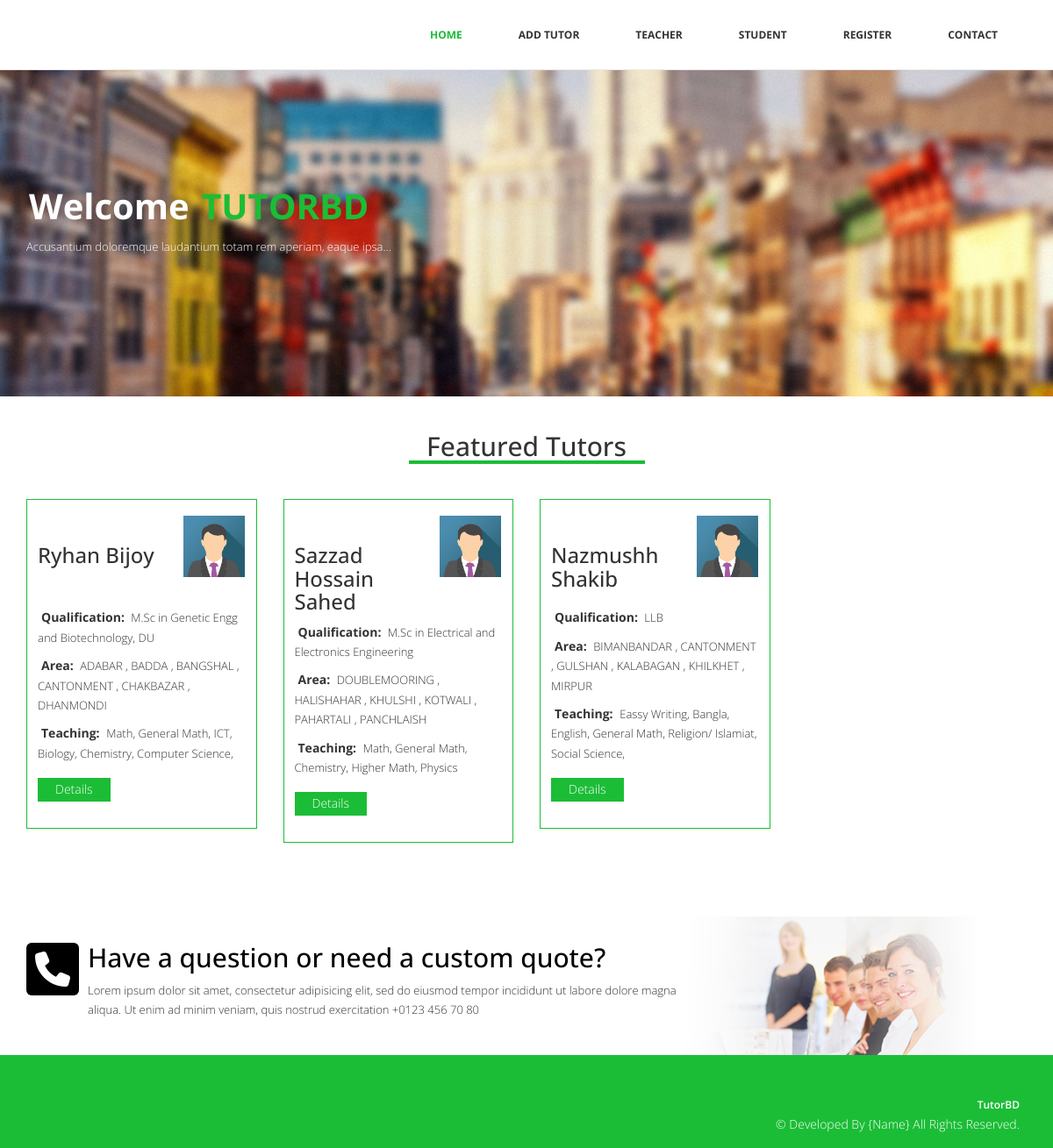
The page / on the database its author committed.
### tables this page shows
CREATE TABLE `add_tutor` (
  `id` int(6) NOT NULL,
  `name` varchar(200) NOT NULL,
  `qualification` varchar(200) NOT NULL,
  `teaching_sub` varchar(200) NOT NULL,
  `are` varchar(200) NOT NULL,
  `img` varchar(50) NOT NULL,
  `mobile` varchar(11) NOT NULL,
  `email` varchar(50) NOT NULL
);

### index.php (the view)
<?php include("header.php"); ?>
  <section id="main-slider" class="no-margin">
    <div class="container">
                <div class="slogan">
                  <h2 >Welcome <span>TUTORBD</span></h2>
                  <p>Accusantium doloremque laudantium totam rem aperiam, eaque ipsa...</p>
                </div>
              </div>
  </section>
<section id="tutorlist">
<div class="container">
	<div class="row">
	<h2> Featured Tutors</h2>
	<?php
	include("inc/constant.php");
	$sql = "SELECT *  FROM add_tutor";
	$result = $conn->query($sql);
	 if ($result->num_rows > 0) {
	while($row = $result->fetch_assoc()) {?>
		<div class="col-md-3">
		<div class="single-tutor">
		<div class="tutor-are">
				<div class="tutor-iteam"><h3><?php echo $row["name"] ?></h3></div>
				<div class="tutor-img"><h3><img src="images/img_avatar.png" alt="" /></h3></div>
		</div>
			<p><span>Qualification:</span> <?php echo $row["qualification"] ?></p>
			<p><span>Area:</span> <?php echo $row["are"] ?></p>
			<p><span>Teaching: </span><?php echo $row["teaching_sub"] ?></p>
			<a href="">Details</a>
		</div>
		</div>
		<?php 	}
										} ?>
	</div>
</div>
</section>
  <section id="conatcat-info">
    <div class="container">
      <div class="row">
        <div class="col-sm-8">
          <div class="media contact-info wow fadeInDown" data-wow-duration="1000ms" data-wow-delay="600ms">
            <div class="pull-left">
              <i class="fa fa-phone"></i>
            </div>
            <div class="media-body">
              <h2>Have a question or need a custom quote?</h2>
              <p>Lorem ipsum dolor sit amet, consectetur adipisicing elit, sed do eiusmod tempor incididunt ut labore dolore magna aliqua. Ut enim ad minim veniam, quis nostrud exercitation +0123 456 70 80</p>
            </div>
          </div>
        </div>
      </div>
    </div>
  </section>
<?php include("footer.php"); ?>

### header.php (shortened to what this page needs)
<!DOCTYPE html>
<html lang="en">
<head>
  <link href="css/grid.min.css" rel="stylesheet">
  <link href="css/style.css" rel="stylesheet" />
</head>
<body>
  <header>
    <nav class="navbar navbar-default navbar-fixed-top" role="navigation">
      <div class="navigation">
        <div class="container">
          <div class="navbar-collapse ">
            <div class="menu">
              <ul class="nav nav-tabs" role="tablist">
                <li><a href="index.php" class="active">Home</a></li>
                <li><a href="addtutor.php">Add Tutor</a></li>
                <li><a href="index.php">Teacher</a></li>
                <li><a href="index.php">Student</a></li>
                <li><a href="">Register</a>
				</li>
                <li><a href="contact.php">Contact</a></li>
              </ul>
            </div>
          </div>
        </div>
      </div>
    </nav>
  </header>

### footer.php
  <footer>
    <div class="footer">
      <div class="container">
        <div class="col-md-4 col-md-offset-4 pull-right">
          <div class="copyright">
            <div class="credits">
              <a href="">TutorBD</a>
            </div>
			 &copy; Developed By {Name} All Rights Reserved.
          </div>
        </div>
      </div>
    </div>
  </footer>
</body>
</html>

### css/style.css (style rules this page uses)
body { font-family:'Open Sans', Arial, sans-serif; font-size:14px; font-weight:300; line-height:1.6em; color:#fff; background-color:#fff; overflow-x:hidden; }
hi,h2,h3,h4,h5,h6 { color:#333; line-height:1.1em; }
p { color:#333; font-size:13px; }
a { text-decoration:none; transition: all 0.1s ease-in-out; -moz-transition: all 0.1s ease-in-out; -webkit-transition: all 0.1s ease-in-out; -o-transition: all 0.1s ease-in-out; outline: none; color:#333; }
.navigation { background-color:#fff; padding:0; }
.menu { font-size:12px; float:right; text-transform:uppercase; font-weight:700; }
.menu ul.nav-tabs li { color:#000; }
.nav-tabs { border-bottom: 0; }
.nav-tabs > li { float: left; margin-bottom: 0; }
.nav-tabs > li > a { border-radius:0; color:#333; padding:30px; }
.nav-tabs > li > a.active { color: #1BBD36; border-radius:0; transition: all 0.3s ease-in-out; -moz-transition: all 0.3s ease-in-out; -webkit-transition: all 0.3s ease-in-out; -o-transition: all 0.3s ease-in-out; }
.menu ul li { position:relative; }
#main-slider { margin-top:40px; }
#main-slider { position: relative; }
.no-margin { margin: 0; padding: 0; }
#conatcat-info { background: #fff url(../images/contact.png) no-repeat 90% 0; padding: 30px 0; }
.contact-info i { width: 60px; height: 60px; font-size: 40px; line-height: 60px; color: #fff; background: #000; text-align: center; border-radius: 6px; }
.contact-info h2 { margin-top: 0; color: #000; }
.contact-info { color:#000; }
#main-slider { float: left; width: 100%; padding: 150px 0; background: url(../images/bg1.jpg); background-size: cover; }
.slogan p { color: #fff; }
.slogan h2 { color: #fff; font-size: 40px; font-weight: bold; padding: 3px; }
.slogan h2 span { color: #1BBD36; font-size: 40px; font-weight: bold; padding: 3px; }
.footer { float:left; width:100%; background:#1BBD36; padding:15px 22px; }
.copyright { margin-top:30px; text-align: right; }
.copyright a { color:#fff; font-weight:600; font-size:12px; text-shadow:none; }
#conatcat-info { background: #fff url(../images/contact.png) no-repeat 90% 0; padding: 30px 0; margin-top: 44px; float: left; width: 100%; }
#tutorlist { padding:40px 0; float:left; width:100%; }
#tutorlist h2 { text-align: center; margin-bottom: 58px; width: 269px; margin: 0 auto; margin-bottom: 40px; border-bottom: 4px solid #1BBD36; }
.single-tutor { float: left; width: 100%; border: 1px solid #1BBD36; padding: 30px 12px; }
.single-tutor img { width:70px; height:70px; }
.tutor-iteam { width:70%; float:left; }
.tutor-img { width: 30%; float: left; height: 100px; margin-top: -32px; margin-bottom: 25px; }
.single-tutor span { font-size: 14px; font-weight: bold; padding: 4px; }
.single-tutor a { display: inline-block; padding: 2px 20px; background: #1BBD36; color: #fff; margin-top: 7px; }

### rows shown on the page
add_tutor: name "Ryhan Bijoy", qualification "M.Sc in Genetic Engg and Biotechnology, DU", are "ADABAR , BADDA , BANGSHAL , CANTONMENT , CHAKBAZAR , DHANMONDI", teaching_sub "Math, General Math, ICT, Biology, Chemistry, Computer Science,"
add_tutor: name "Sazzad Hossain Sahed", qualification "M.Sc in Electrical and Electronics Engineering", are "DOUBLEMOORING , HALISHAHAR , KHULSHI , KOTWALI , PAHARTALI , PANCHLAISH", teaching_sub "Math, General Math, Chemistry, Higher Math, Physics"
add_tutor: name "Nazmushh Shakib", qualification "LLB", are "BIMANBANDAR , CANTONMENT , GULSHAN , KALABAGAN , KHILKHET , MIRPUR", teaching_sub "Eassy Writing, Bangla, English, General Math, Religion/ Islamiat, Social Science,"
